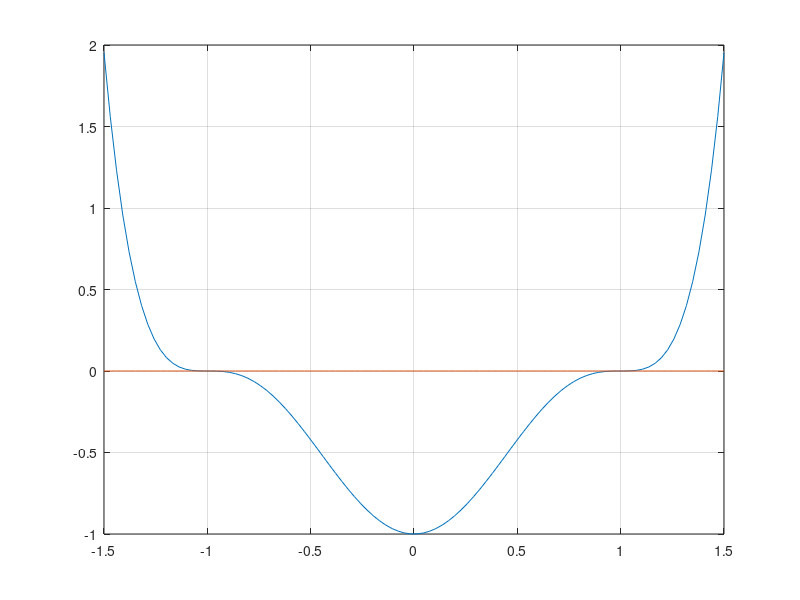

Write the MATLAB code that produced this figure.
n = 3;
x1 = 0;
p = [1,0,-n,0,n,0,-1];
r = roots(p);
x = linspace(-1.5, 1.5, 100);
f = polyval(p,x);
plot(x,f);
grid on;
hold on;
y = linspace(-1.5,1.5,100);
f1 = polyval(x1,y);
plot(y,f1);
grid on;
hold on;
disp(r);